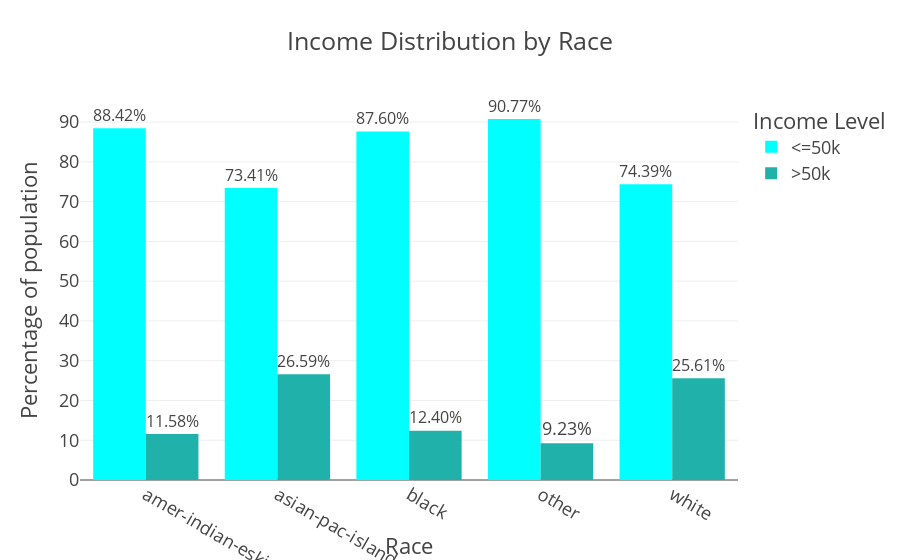

Write notebook code for a chart like this one.
### Code cell
fig=px.bar(adult_df_income_race,
           x='race',
           y='percentage',
           color='income',
           title='Income Distribution by Race',
           color_discrete_sequence=["cyan","LightSeaGreen"],
           barmode='group',
           text='percentage'
           
              
)
fig.update_layout(template="presentation",
                 xaxis_title='Race',
                  yaxis_title='Percentage of population',
                  legend_title=dict(text='Income Level'),
                 paper_bgcolor="rgba(0,0,0,0)",plot_bgcolor=("rgba(0,0,0,0)"))
fig.update_traces(texttemplate='%{text:.2f}%',textposition='outside')
fig.show()
fig.write_image(os.path.join(results_dir,'income_distribution-Race-bar_chart.jpg'))
fig.write_image(os.path.join(results_dir,'income_distribution-Race_bar_chart.png'))
fig.write_html(os.path.join(results_dir,'income_distribution-Race_bar_chart.html'))

### Figure 1 — Plotly figure (JSON) as saved in the notebook; plotly's stock layout.template omitted (floating-point values rounded to 4 significant figures)
{"data": [{"alignmentgroup": "True", "hovertemplate": "income=<=50k<br>race=%{x}<br>percentage=%{text}<extra></extra>", "legendgroup": "<=50k", "marker": {"color": "cyan", "pattern": {"shape": ""}}, "name": "<=50k", "offsetgroup": "<=50k", "orientation": "v", "showlegend": true, "text": [88.42, 73.41, 87.6, 90.77, 74.39], "textposition": "outside", "texttemplate": "%{text:.2f}%", "type": "bar", "x": ["amer-indian-eskimo", "asian-pac-islander", "black", "other", "white"], "xaxis": "x", "y": [88.42, 73.41, 87.6, 90.77, 74.39], "yaxis": "y"}, {"alignmentgroup": "True", "hovertemplate": "income=>50k<br>race=%{x}<br>percentage=%{text}<extra></extra>", "legendgroup": ">50k", "marker": {"color": "LightSeaGreen", "pattern": {"shape": ""}}, "name": ">50k", "offsetgroup": ">50k", "orientation": "v", "showlegend": true, "text": [11.58, 26.59, 12.4, 9.225, 25.61], "textposition": "outside", "texttemplate": "%{text:.2f}%", "type": "bar", "x": ["amer-indian-eskimo", "asian-pac-islander", "black", "other", "white"], "xaxis": "x", "y": [11.58, 26.59, 12.4, 9.225, 25.61], "yaxis": "y"}], "layout": {"autosize": true, "barmode": "group", "legend": {"title": {"text": "Income Level"}, "tracegroupgap": 0}, "paper_bgcolor": "rgba(0, 0, 0, 0)", "plot_bgcolor": "rgba(0, 0, 0, 0)", "title": {"text": "Income Distribution by Race"}, "xaxis": {"anchor": "y", "autorange": true, "domain": [0, 1], "range": [-0.5, 4.5], "title": {"text": "Race"}, "type": "category"}, "yaxis": {"anchor": "x", "autorange": true, "domain": [0, 1], "range": [0, 95.55], "title": {"text": "Percentage of population"}, "type": "linear"}}}
